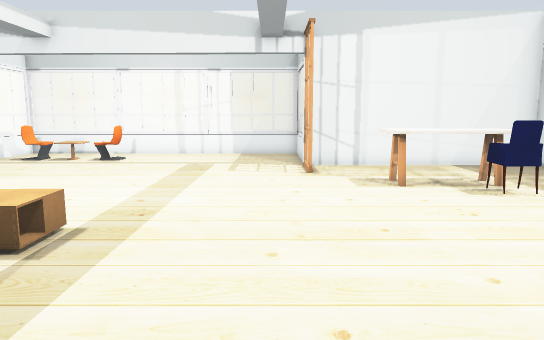
[1] (above)

17 first-person views from a walk through a world built for the Gazebo simulator. The camera is 1 m above the floor, tilts 8° down and sees 70° across. The floor is counted in squares, 0.5 m on a side. Each view is taken from the middle of a square. On the plan, view 1 faces up. The plan holds only what a view shows up to about 20 squares ahead; the rest is blank.

[2]
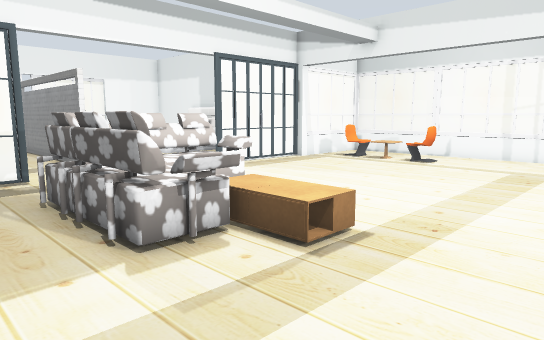

[3]
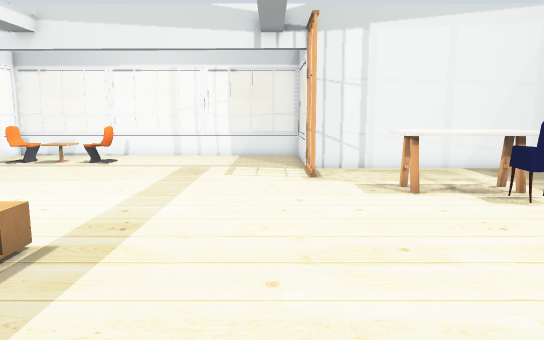

[4]
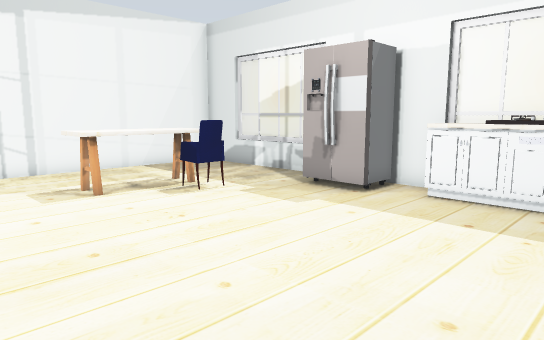

[5]
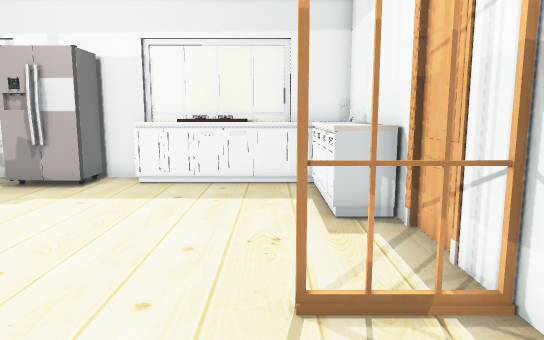

[6]
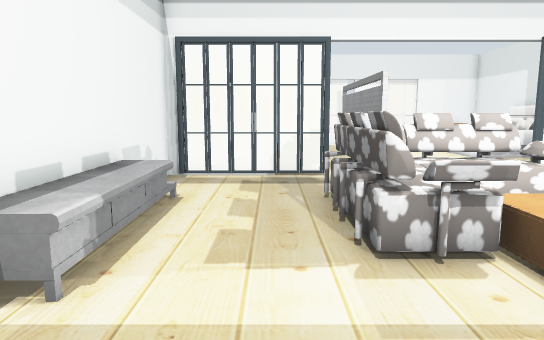

[7]
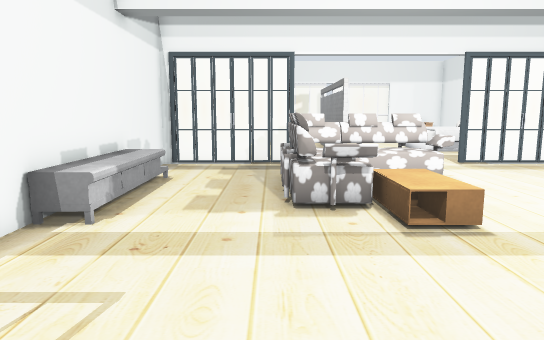

[8]
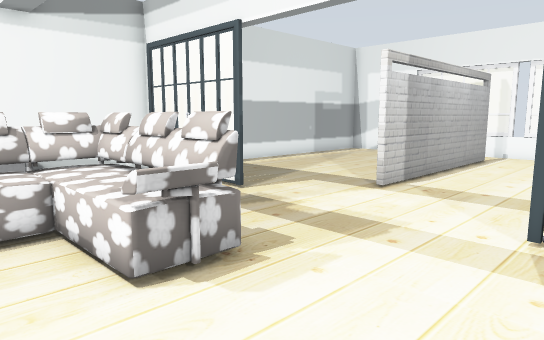

[9]
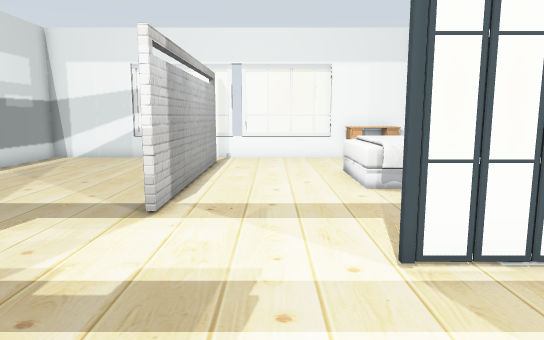

[10]
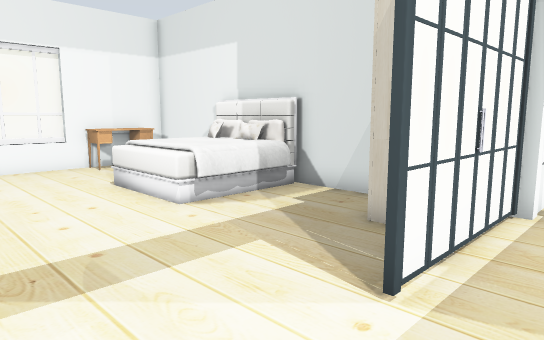

[11]
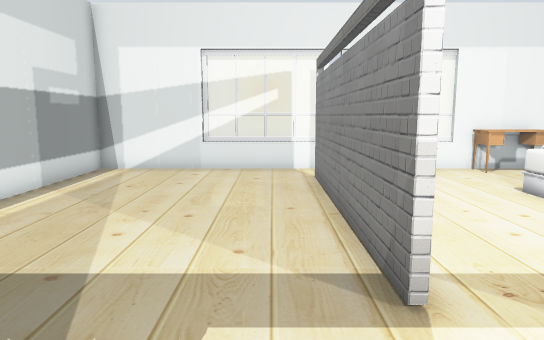

[12]
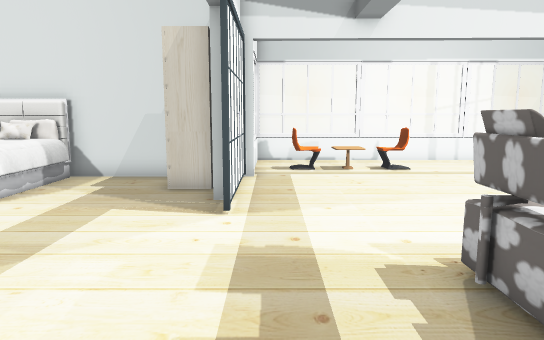

[13]
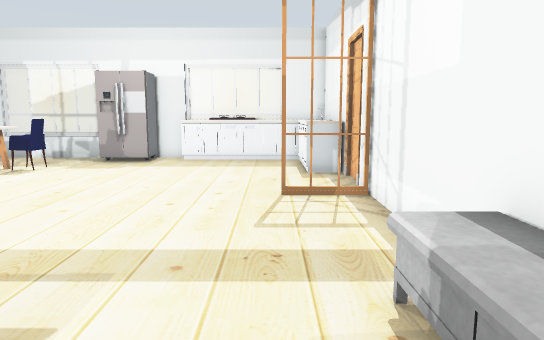

[14]
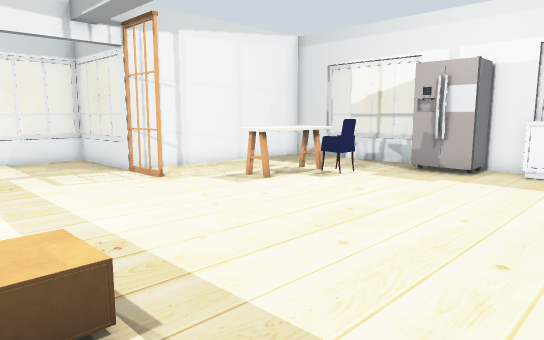

[15]
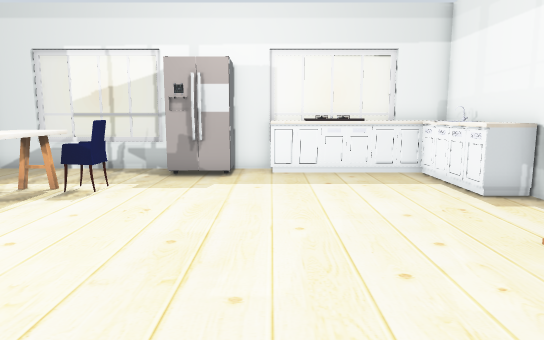

[16]
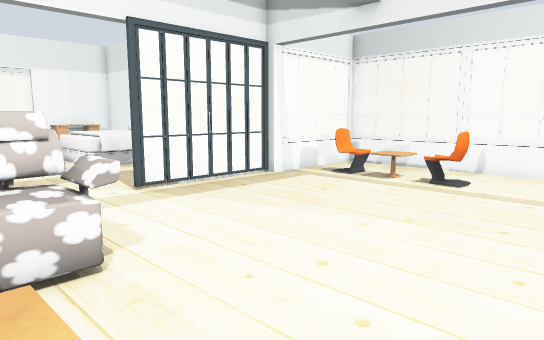

[17]
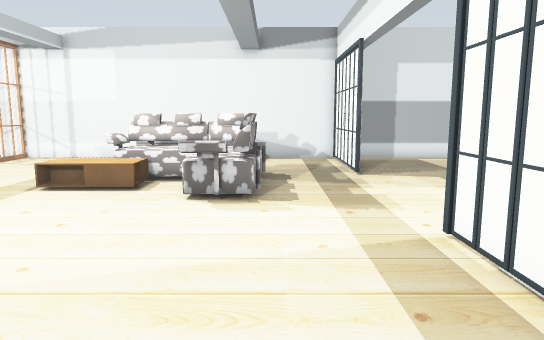

### Floor plan
Points are (right, up) in squares from view 1. A wall is a line through its corners. A room is listed if a view was taken in it or the views show most of it. See-through windows are left out.
Room 1 (views 1, 2, 3, 4, 5, 6, 7, 8, 9, 10, 11, 12, 13, 14, 15, 16, 17)
walls: (-15.8, 6.4) (-24.6, 6.4); (-13, -0.1) (-13, -1.5) (3, -1.5); (-12.6, 16.5) (-12.6, 15.6); (-15.4, 15.7) (-26.6, 15.7) (-26.6, 11.4); (5.1, -1.5) (10.6, -1.5) (10.6, 0.5); (-24.6, 6.6) (-15.8, 6.6); (10.6, 8.9) (10.6, 15.7) (1.3, 15.7) (1.3, 20.5); (10.6, 5) (10.6, 6.6); (-26.6, 2.6) (-26.6, -1.5) (-14.1, -1.5)
low walls: (-7.4, 20.5) (-12.6, 20.5); (1.3, 20.5) (-3.6, 20.5); (-26.6, 8.5) (-26.6, 6.4)
objects: window (-27, 3) to (-27, 6); window (-27, 9) to (-27, 11); desk (-26, 13) to (-26, 15); bed (-22, 12) to (-19, 15); wardrobe (-15, 14) to (-14, 15); door leaf (-13, 1); door leaf (-13, 3) to (-13, 4); door leaf (-13, 11); door leaf (-13, 13); window (-13, 17) to (-13, 20); chair (-11, 18) to (-10, 18); window (-11, 21); sofa (-10, 4) to (-5, 8); TV cabinet (-9, -1) to (-4, 0); table (-9, 17) to (-9, 18); chair (-8, 18) to (-7, 18); window (-7, 21) to (-4, 21); coffee table (-6, 5) to (-4, 6); window (-1, 21); door leaf (1, 14) to (1, 15); window (1, 18) to (1, 20); door leaf (2, -1) to (2, 1); door leaf (4, -2); kitchen table (4, 11) to (7, 12); kitchen cabinet (6, -1) to (10, 1); chair (6, 10); fridge (9, 7) to (10, 8); bench (10, 2) to (10, 4); kitchen cabinet (10, 5); window (11, 1) to (11, 2); window (11, 10)

Where each view was taken, in squares from view 1:
view 1: 0 up, 0 right, facing up
view 2: 1 up, 0 right, facing up-left
view 3: 1 up, 0 right, facing up
view 4: 1 up, 0 right, facing up-right
view 5: 1 up, 2 left, facing right
view 6: 2 up, 0 right, facing left
view 7: 3 up, 3 right, facing left
view 8: 12 up, 6 left, facing down-left
view 9: 9 up, 8 left, facing left
view 10: 7 up, 11 left, facing up-left
view 11: 5 up, 12 left, facing left
view 12: 3 up, 12 left, facing up
view 13: 1 up, 8 left, facing right
view 14: 2 up, 5 left, facing up-right
view 15: 5 up, 4 left, facing right
view 16: 6 up, 3 left, facing up-left
view 17: 17 up, 10 left, facing down
